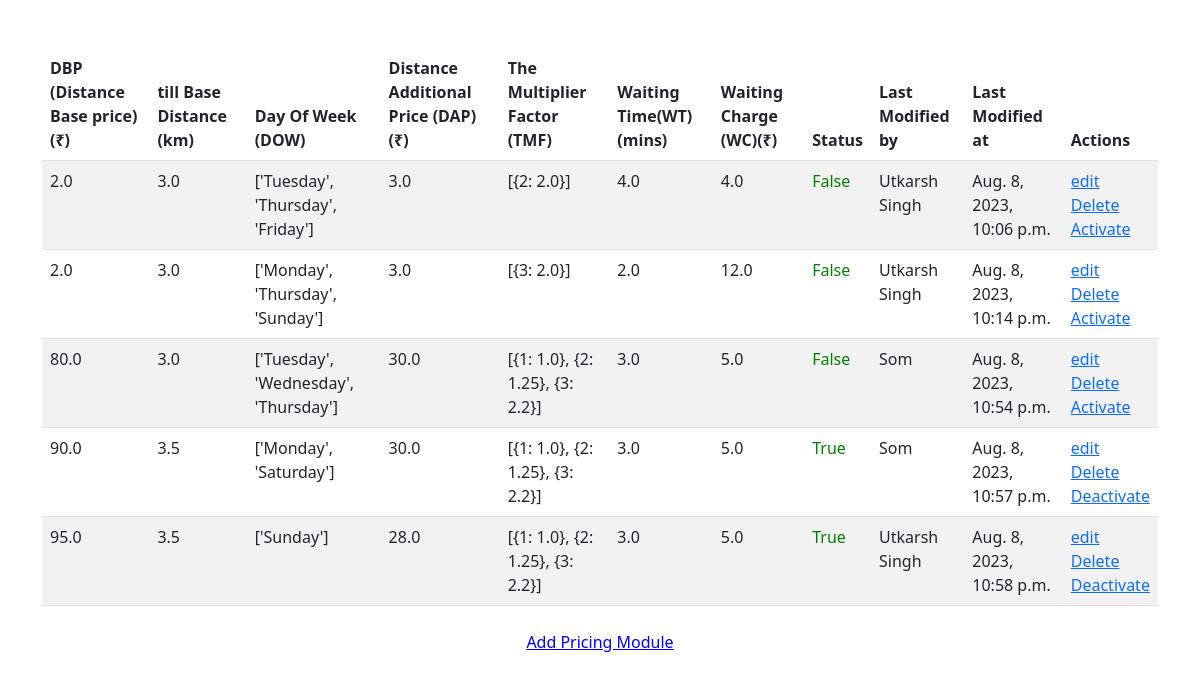
Page /dashboard on the earlier database version.
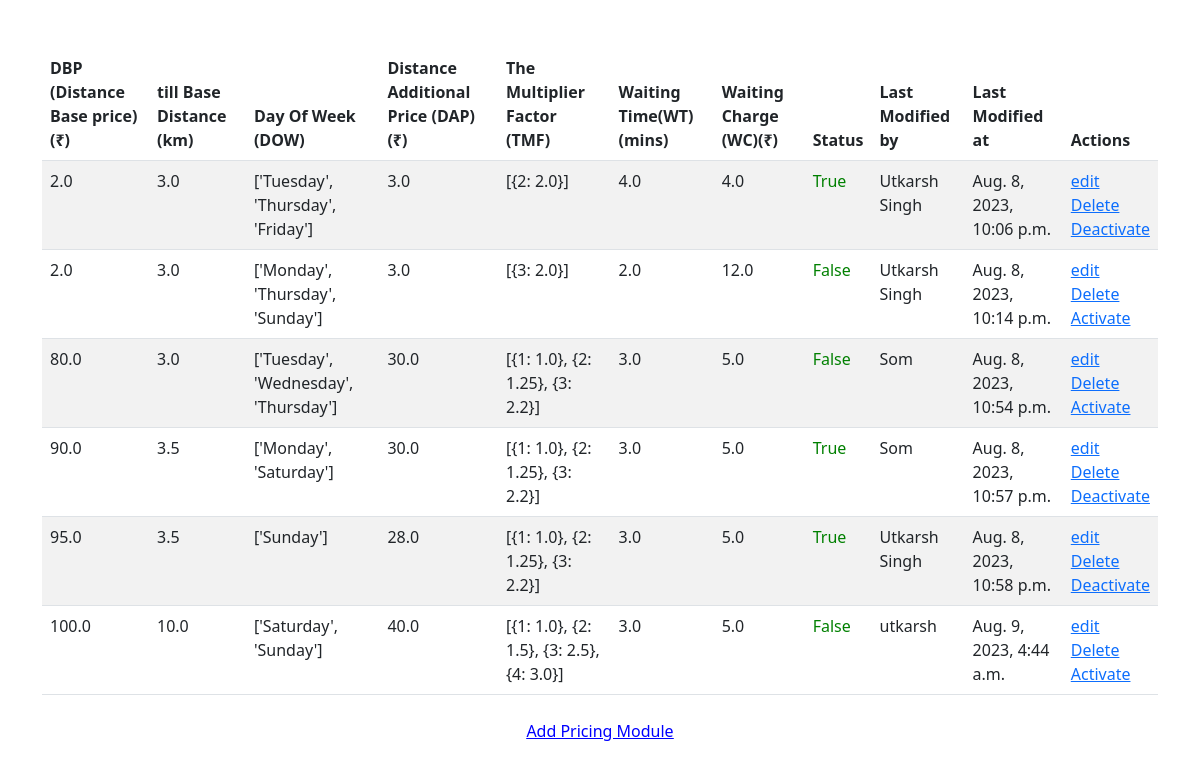
Same page on the later database version.
### authentication/models.py (models this page shows, shortened)
class Pricing_Module(models.Model):
    mod_id = models.AutoField(primary_key=True)
    dbp_price = models.FloatField()
    dbp_km = models.FloatField(default=True)
    dap = models.FloatField()
    waiting_charge = models.FloatField()
    waiting_time = models.FloatField()
    status = models.BooleanField()
    usermodifiedby = models.CharField(max_length=20)
    created_at = models.DateTimeField(editable=True,auto_now_add=True)

### authentication/views.py (the view)
# urls.py: path('dashboard', views.dashboard ,name="dashboard"),
def dashboard(request):
    query_results = Pricing_Module.objects.all()
    fullobj={}
    activequeue=[]
    for item in query_results:
        objdict={
            "mod_id":item.mod_id,
            "dbp_price":item.dbp_price,
            "dbp_km":item.dbp_km,
            "dap":item.dap,
            "waiting_time":item.waiting_time,
            "waiting_charge":item.waiting_charge,
            "status":item.status,
            "usermodifiedby":item.usermodifiedby,
            "timestamp":item.created_at,
            }
        if item.status == True:
            activequeue.append(item.mod_id)
        days = Week_Table.objects.filter(mod_id=item.mod_id)
        dayarray=[]
        for day in days:
            dayarray.append(day.weekday)
        objdict["weekdays"]=dayarray
        tmf = TMF.objects.filter(mod_id=item.mod_id)
        timearray =[]
        timedictionary={}
        for t in tmf:
            timedictionary={
                t.hour:t.factor,
            }
            timearray.append(timedictionary)
        objdict["TMF"] = timearray
        fullobj[f"{item.mod_id}"]=objdict
    print(activequeue)
    return render(request , 'authentication/dashboard.html',{"fullobj":fullobj})

### templates/authentication/dashboard.html (shortened to what this page needs)
<!DOCTYPE html>
<html lang="en">
<head>
    <link rel="stylesheet" href="https://cdn.jsdelivr.net/npm/bootstrap@5.3.0/dist/css/bootstrap.min.css">
</head>
<body>
    <div class="container mt-5">
        <table class="table table-striped">
            <thead>
                <tr>
                    <th>DBP (Distance Base price) (₹)</th>
                    <th>till Base Distance (km)</th>
                    <th>Day Of Week (DOW)</th>
                    <th>Distance Additional Price (DAP)(₹)</th>
                    <th>The Multiplier Factor (TMF)</th>
                    <th>Waiting Time(WT)(mins)</th>
                    <th>Waiting Charge (WC)(₹)</th>
                    <th>Status</th>
                    <th>Last Modified by</th>
                    <th>Last Modified at</th>
                    <th>Actions</th>
                </tr>
            </thead>
            <tbody>
                {% for key,inner_dict in fullobj.items  %}
                <tr>
                <td>{{inner_dict.dbp_price}}</td>
                <td>{{inner_dict.dbp_km}}</td>
                    <td>{{inner_dict.weekdays}}</td>
                    <td>{{inner_dict.dap}}</td>
                    <td>{{inner_dict.TMF}}</td>
                    <td>{{inner_dict.waiting_time}}</td>
                    <td>{{inner_dict.waiting_charge}}</td>
                    <td style="color: green;">{{inner_dict.status}}</td>
                    <td>{{inner_dict.usermodifiedby}}</td>
                    <td>{{inner_dict.timestamp}}</td>
                    <td><a href="{% url 'edit_object' inner_dict.mod_id %}">edit</a> <br>
                        <a href="{% url 'delete_object' inner_dict.mod_id %}">Delete</a> <br>
                        {% if inner_dict.status == True %}
                        <a href="{% url 'deactivate_item' inner_dict.mod_id %}">Deactivate</a>
                        {% else %}
                        <a href="{% url 'activate_item' inner_dict.mod_id %}">Activate</a>
                        {% endif %}
                        </tr>
                {% endfor %}
            </tbody>
        </table>
        <div class="text-center mt-4">
            <a href="/addform"><span class="edit-button">Add Pricing Module</span></a> <br>
        </div>
    </div>
</body>
</html>

### templates/authentication/dashboard.html (style rules this page uses)
.edit-button { cursor: pointer; color: blue; text-decoration: underline; }

Differences in the rows shown:
added Pricing_Module: dbp_price "100.0", dbp_km "10.0", dap "40.0", waiting_time "3.0", waiting_charge "5.0", usermodifiedby "utkarsh", timestamp "Aug. 9, 2023, 4:44 a.m."
Other differences:
new list line: "2.0 3.0 3.0 4.0 4.0 Utkarsh Singh Aug. 8, 2023, 10:06 p.m."
new list line: "['Tuesday', 'Thursday', 'Friday'] [{2: 2.0}] True edit Delete Deactivate"
new list line: "['Saturday', 'Sunday'] [{1: 1.0}, {2: 1.5}, {3: 2.5}, {4: 3.0}] False edit Delete Activate"
list line gone: "2.0 3.0 3.0 4.0 4.0 Utkarsh Singh Aug. 8, 2023, 10:06 p.m."
list line gone: "['Tuesday', 'Thursday', 'Friday'] [{2: 2.0}] False edit Delete Activate"
